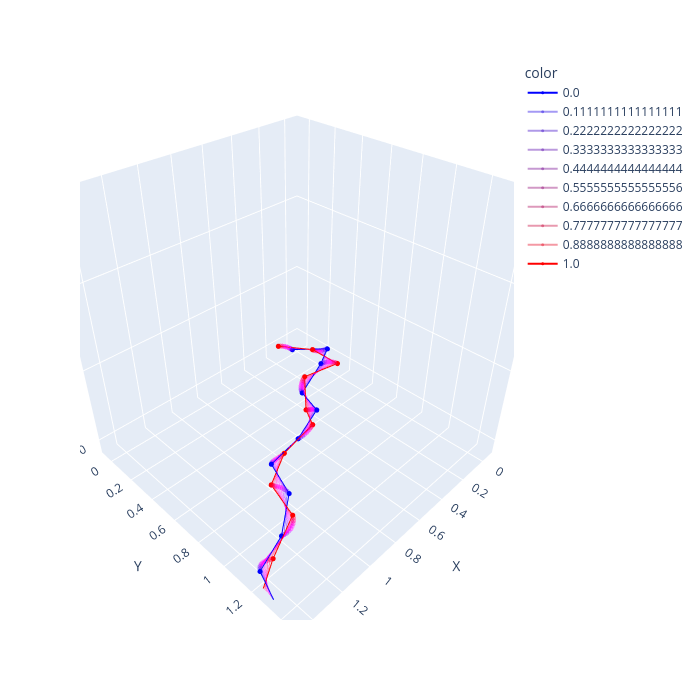

Write notebook code for a chart like this one.
### Code cell
# for i in range(10):
i=5
naga.visualise_simulation_evolution(
    configurations[5*i:5*(i+4):2],
    link_count,
    range_x=(-0.1, 1.5),
    range_y=(-0.1, 1.5),
    range_z=(-0.1, 1.5),
    # color_disc_map=lambda val: f"rgba({255*val}, 0, {255*(1.-val)}, {(np.sin(np.abs(val*np.pi - np.pi/2))**3 + 0.3)/1.5 })", #val*0.7+0.3
    color_disc_map=lambda val: f"rgba({255*val}, 0, {255*(1.-val)}, {np.piecewise(val, [val == 0. or val == 1., val != 0 and val != 1], [1, 0.4])})"
)
